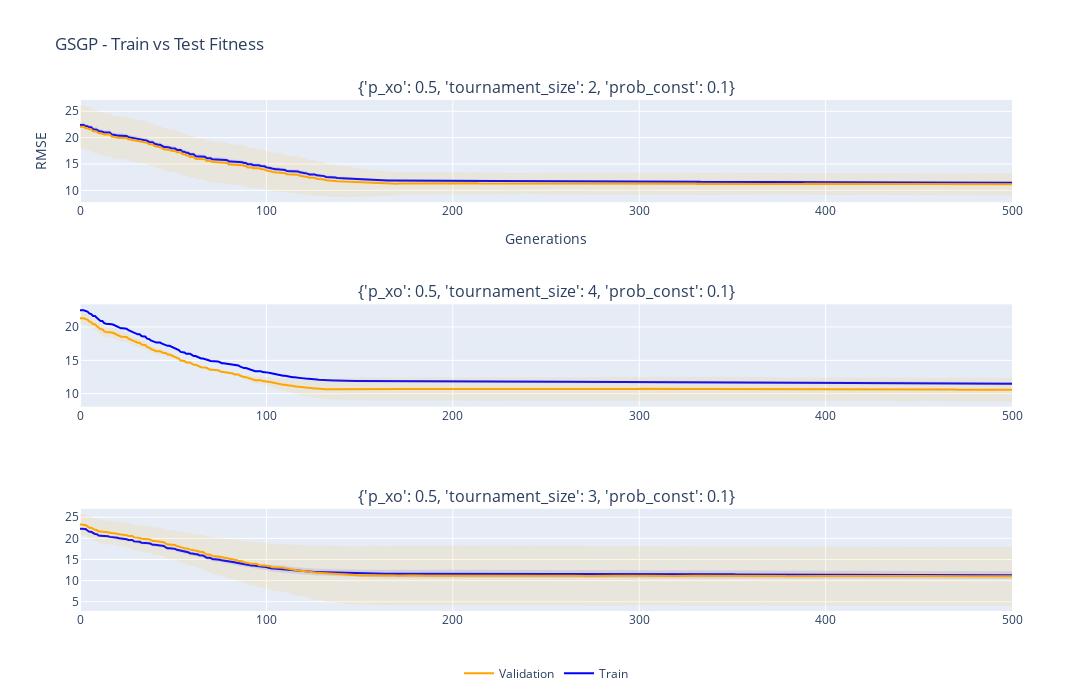

Notebook code cell kept with this figure:
### Markdown cell above
## Brief Bloat and Overfitting Discussion 

- For every hyper-parameter setting we tried, the RMSE plateaus after roughly 100–200 iterations, yet the program trees keep growing. That continued growth—typical of GSGP—signals classic bloating.

- Signs of overfitting are inconclusive: some runs show the expected pattern (training RMSE < test RMSE), while others reverse it (test RMSE < training RMSE). The conflicting results are probably a side-effect of the small dataset.

### Code cell
fit_and_size_per_comb(10,MODEL_NAME,n_rows=3,n_cols=1)

### Figure 1 — Plotly figure (JSON) as saved in the notebook; plotly's stock layout.template omitted (floating-point values rounded to 4 significant figures; data arrays with more than 128 entries replaced by an {"elided": "..."} marker saying what was removed)
{"data": [{"line": {"color": "blue"}, "mode": "lines", "name": "Train", "showlegend": true, "type": "scatter", "x": {"elided": "501 int values"}, "xaxis": "x", "y": {"elided": "501 float values"}, "yaxis": "y"}, {"line": {"width": 0}, "mode": "lines", "name": "+1 std Train", "showlegend": false, "type": "scatter", "x": {"elided": "501 int values"}, "xaxis": "x", "y": {"elided": "501 float values"}, "yaxis": "y"}, {"fill": "tonexty", "fillcolor": "rgba(0,0,255,0.1)", "line": {"width": 0}, "mode": "lines", "name": "-1 std Train", "showlegend": false, "type": "scatter", "x": {"elided": "501 int values"}, "xaxis": "x", "y": {"elided": "501 float values"}, "yaxis": "y"}, {"line": {"color": "orange"}, "mode": "lines", "name": "Validation", "showlegend": true, "type": "scatter", "x": {"elided": "501 int values"}, "xaxis": "x", "y": {"elided": "501 float values"}, "yaxis": "y"}, {"line": {"width": 0}, "mode": "lines", "name": "+1 std Val", "showlegend": false, "type": "scatter", "x": {"elided": "501 int values"}, "xaxis": "x", "y": {"elided": "501 float values"}, "yaxis": "y"}, {"fill": "tonexty", "fillcolor": "rgba(255,165,0,0.1)", "line": {"width": 0}, "mode": "lines", "name": "-1 std Val", "showlegend": false, "type": "scatter", "x": {"elided": "501 int values"}, "xaxis": "x", "y": {"elided": "501 float values"}, "yaxis": "y"}, {"line": {"color": "blue"}, "mode": "lines", "name": "Train", "showlegend": false, "type": "scatter", "x": {"elided": "501 int values"}, "xaxis": "x2", "y": {"elided": "501 float values"}, "yaxis": "y2"}, {"line": {"width": 0}, "mode": "lines", "name": "+1 std Train", "showlegend": false, "type": "scatter", "x": {"elided": "501 int values"}, "xaxis": "x2", "y": {"elided": "501 float values"}, "yaxis": "y2"}, {"fill": "tonexty", "fillcolor": "rgba(0,0,255,0.1)", "line": {"width": 0}, "mode": "lines", "name": "-1 std Train", "showlegend": false, "type": "scatter", "x": {"elided": "501 int values"}, "xaxis": "x2", "y": {"elided": "501 float values"}, "yaxis": "y2"}, {"line": {"color": "orange"}, "mode": "lines", "name": "Validation", "showlegend": false, "type": "scatter", "x": {"elided": "501 int values"}, "xaxis": "x2", "y": {"elided": "501 float values"}, "yaxis": "y2"}, {"line": {"width": 0}, "mode": "lines", "name": "+1 std Val", "showlegend": false, "type": "scatter", "x": {"elided": "501 int values"}, "xaxis": "x2", "y": {"elided": "501 float values"}, "yaxis": "y2"}, {"fill": "tonexty", "fillcolor": "rgba(255,165,0,0.1)", "line": {"width": 0}, "mode": "lines", "name": "-1 std Val", "showlegend": false, "type": "scatter", "x": {"elided": "501 int values"}, "xaxis": "x2", "y": {"elided": "501 float values"}, "yaxis": "y2"}, {"line": {"color": "blue"}, "mode": "lines", "name": "Train", "showlegend": false, "type": "scatter", "x": {"elided": "501 int values"}, "xaxis": "x3", "y": {"elided": "501 float values"}, "yaxis": "y3"}, {"line": {"width": 0}, "mode": "lines", "name": "+1 std Train", "showlegend": false, "type": "scatter", "x": {"elided": "501 int values"}, "xaxis": "x3", "y": {"elided": "501 float values"}, "yaxis": "y3"}, {"fill": "tonexty", "fillcolor": "rgba(0,0,255,0.1)", "line": {"width": 0}, "mode": "lines", "name": "-1 std Train", "showlegend": false, "type": "scatter", "x": {"elided": "501 int values"}, "xaxis": "x3", "y": {"elided": "501 float values"}, "yaxis": "y3"}, {"line": {"color": "orange"}, "mode": "lines", "name": "Validation", "showlegend": false, "type": "scatter", "x": {"elided": "501 int values"}, "xaxis": "x3", "y": {"elided": "501 float values"}, "yaxis": "y3"}, {"line": {"width": 0}, "mode": "lines", "name": "+1 std Val", "showlegend": false, "type": "scatter", "x": {"elided": "501 int values"}, "xaxis": "x3", "y": {"elided": "501 float values"}, "yaxis": "y3"}, {"fill": "tonexty", "fillcolor": "rgba(255,165,0,0.1)", "line": {"width": 0}, "mode": "lines", "name": "-1 std Val", "showlegend": false, "type": "scatter", "x": {"elided": "501 int values"}, "xaxis": "x3", "y": {"elided": "501 float values"}, "yaxis": "y3"}], "layout": {"annotations": [{"font": {"size": 16}, "showarrow": false, "text": "{'p_xo': 0.5, 'tournament_size': 2, 'prob_const': 0.1}", "x": 0.5, "xanchor": "center", "xref": "paper", "y": 1, "yanchor": "bottom", "yref": "paper"}, {"font": {"size": 16}, "showarrow": false, "text": "{'p_xo': 0.5, 'tournament_size': 4, 'prob_const': 0.1}", "x": 0.5, "xanchor": "center", "xref": "paper", "y": 0.6, "yanchor": "bottom", "yref": "paper"}, {"font": {"size": 16}, "showarrow": false, "text": "{'p_xo': 0.5, 'tournament_size': 3, 'prob_const': 0.1}", "x": 0.5, "xanchor": "center", "xref": "paper", "y": 0.2, "yanchor": "bottom", "yref": "paper"}], "height": 700, "legend": {"orientation": "h", "x": 0.5, "xanchor": "center", "y": -0.15, "yanchor": "bottom"}, "title": {"text": "GSGP - Train vs Test Fitness"}, "width": 1100, "xaxis": {"anchor": "y", "domain": [0, 1], "title": {"text": "Generations"}}, "xaxis2": {"anchor": "y2", "domain": [0, 1]}, "xaxis3": {"anchor": "y3", "domain": [0, 1]}, "yaxis": {"anchor": "x", "domain": [0.8, 1], "range": [0, null], "title": {"text": "RMSE"}}, "yaxis2": {"anchor": "x2", "domain": [0.4, 0.6], "range": [0, null]}, "yaxis3": {"anchor": "x3", "domain": [0, 0.2], "range": [0, null]}}}
